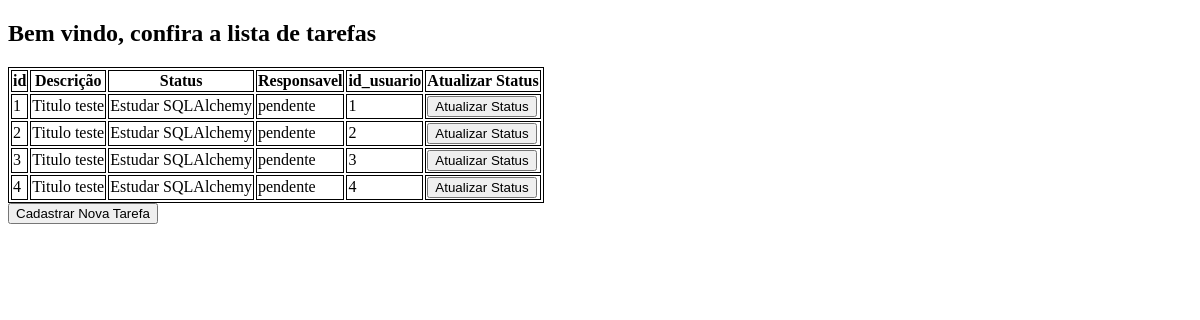
The app's page /, older data.
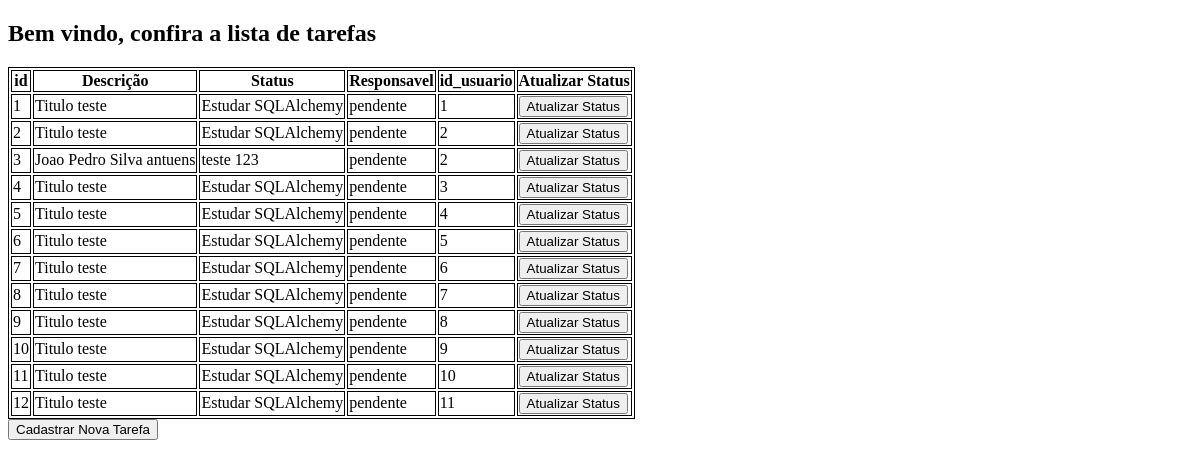
The same page, newer data.
### models/bancoSQL.py (models this page shows)
class Task(Base):
     __tablename__ = 'tasks'
     id = Column(Integer, primary_key=True)
     title = Column(String, nullable=False)
     description = Column(String, nullable=False)
     status = Column(String, default='pendente')
     user_id = Column(Integer, nullable=False)

### controle/task.py (the view)
        @staticmethod
        def index():
                tasks = session.query(Task).all()
                return render_template('index.html', tasks=tasks)

### view/templates/index.html (shortened to what this page needs)
<!DOCTYPE html>
<html>
  <head>
  </head>
  <body>
    <h2>Bem vindo, confira a lista de tarefas</h2>
    <table>
      <tr>
        <th>id</th>
        <th>Descrição</th>
        <th>Status</th>
        <th>Responsavel</th>
        <th>id_usuario</th>
        <th>Atualizar Status</th>
      </tr>
      <tbody>
        {% for tarefa in tasks %}
        <tr>
          <td>{{ tarefa.id }}</td>
          <td>{{ tarefa.title }}</td>
          <td>{{ tarefa.description }}</td>
          <td>{{ tarefa.status }}</td>
          <td>{{ tarefa.user_id }}</td>
          <td> <button onclick="updateStatus({{ tarefa.id }})">Atualizar Status</button></td>
        </tr>
        {% endfor %}
      </tbody>
    </table>
    <button type="button" onclick="window.location.href='/contact'">
      Cadastrar Nova Tarefa
    </button>
  </body>
  </body>
</html>

Row changes from the older to the newer data that the page shows:
changed Task id 3: title "Titulo teste" → "Joao Pedro Silva antuens"; description "Estudar SQLAlchemy" → "teste 123"; user_id "3" → "2"
changed Task id 4: user_id "4" → "3"
added Task: id "5", title "Titulo teste", description "Estudar SQLAlchemy", status "pendente", user_id "4"
added Task: id "6", title "Titulo teste", description "Estudar SQLAlchemy", status "pendente", user_id "5"
added Task: id "7", title "Titulo teste", description "Estudar SQLAlchemy", status "pendente", user_id "6"
added Task: id "8", title "Titulo teste", description "Estudar SQLAlchemy", status "pendente", user_id "7"
added Task: id "9", title "Titulo teste", description "Estudar SQLAlchemy", status "pendente", user_id "8"
added Task: id "10", title "Titulo teste", description "Estudar SQLAlchemy", status "pendente", user_id "9"
added Task: id "11", title "Titulo teste", description "Estudar SQLAlchemy", status "pendente", user_id "10"
added Task: id "12", title "Titulo teste", description "Estudar SQLAlchemy", status "pendente", user_id "11"
